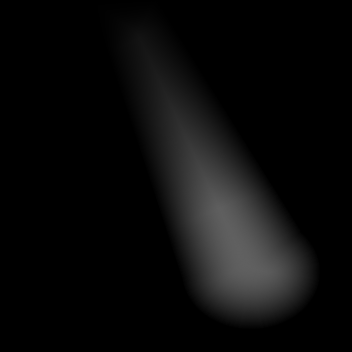

Tiled map render using the project's own tile images. Description and the whole map definition, tile-layer contents included, below:
An orthogonal 22x22 tile map with 16x16 px tiles, 1 tile layer (AlwaysFront2).

<map version="1.8" tiledversion="1.8.5" orientation="orthogonal" renderorder="right-down" compressionlevel="0" width="22" height="22" tilewidth="16" tileheight="16" infinite="0" nextlayerid="3" nextobjectid="1">
 <tileset firstgid="1" name="z_Flooded_Cave_SunLight_Iv2_3" tilewidth="16" tileheight="16" tilecount="484" columns="22">
  <image source="z_Flooded_Cave_SunLight_Iv2_3.png" width="352" height="352" />
 </tileset>
 <layer id="1" name="AlwaysFront2" width="22" height="22">
  <data encoding="csv">
1,2,3,4,5,6,7,8,9,10,11,12,13,14,15,16,17,18,19,20,21,22,
23,24,25,26,27,28,29,30,31,32,33,34,35,36,37,38,39,40,41,42,43,44,
45,46,47,48,49,50,51,52,53,54,55,56,57,58,59,60,61,62,63,64,65,66,
67,68,69,70,71,72,73,74,75,76,77,78,79,80,81,82,83,84,85,86,87,88,
89,90,91,92,93,94,95,96,97,98,99,100,101,102,103,104,105,106,107,108,109,110,
111,112,113,114,115,116,117,118,119,120,121,122,123,124,125,126,127,128,129,130,131,132,
133,134,135,136,137,138,139,140,141,142,143,144,145,146,147,148,149,150,151,152,153,154,
155,156,157,158,159,160,161,162,163,164,165,166,167,168,169,170,171,172,173,174,175,176,
177,178,179,180,181,182,183,184,185,186,187,188,189,190,191,192,193,194,195,196,197,198,
199,200,201,202,203,204,205,206,207,208,209,210,211,212,213,214,215,216,217,218,219,220,
221,222,223,224,225,226,227,228,229,230,231,232,233,234,235,236,237,238,239,240,241,242,
243,244,245,246,247,248,249,250,251,252,253,254,255,256,257,258,259,260,261,262,263,264,
265,266,267,268,269,270,271,272,273,274,275,276,277,278,279,280,281,282,283,284,285,286,
287,288,289,290,291,292,293,294,295,296,297,298,299,300,301,302,303,304,305,306,307,308,
309,310,311,312,313,314,315,316,317,318,319,320,321,322,323,324,325,326,327,328,329,330,
331,332,333,334,335,336,337,338,339,340,341,342,343,344,345,346,347,348,349,350,351,352,
353,354,355,356,357,358,359,360,361,362,363,364,365,366,367,368,369,370,371,372,373,374,
375,376,377,378,379,380,381,382,383,384,385,386,387,388,389,390,391,392,393,394,395,396,
397,398,399,400,401,402,403,404,405,406,407,408,409,410,411,412,413,414,415,416,417,418,
419,420,421,422,423,424,425,426,427,428,429,430,431,432,433,434,435,436,437,438,439,440,
441,442,443,444,445,446,447,448,449,450,451,452,453,454,455,456,457,458,459,460,461,462,
463,464,465,466,467,468,469,470,471,472,473,474,475,476,477,478,479,480,481,482,483,484
</data>
 </layer>
 <objectgroup id="2" name="AlwaysFront2" />
</map>
